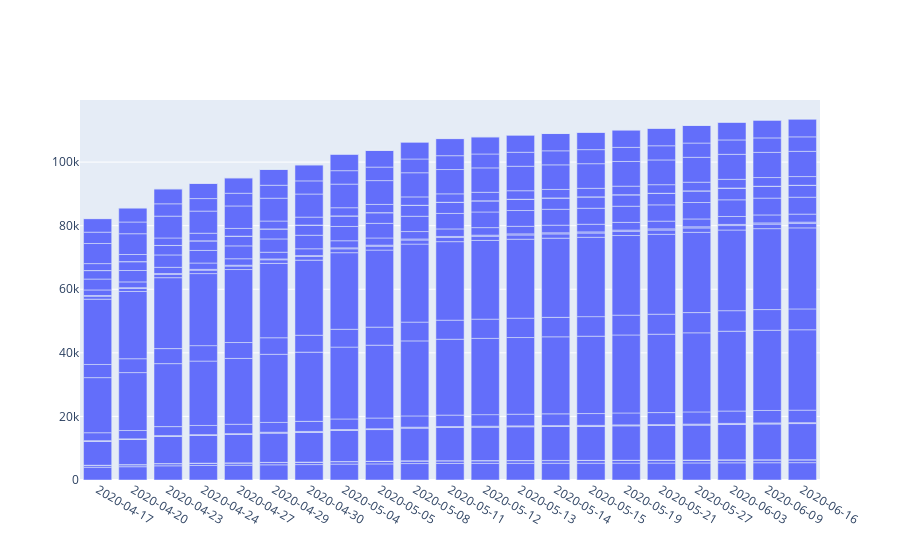

Write notebook code for a chart like this one.
### Code cell
data = go.Figure(go.Bar(
            x=df_unpivoted['date'],
            y=df_unpivoted['total']))

#layout = dict(
            #title="timeline meal orders",
            #xaxis = dict(
            #type="category", categoryorder="category ascending"))

#fig = dict(data=data, layout=layout)
data.update_layout(xaxis=dict(type="category", categoryorder="category ascending"))
data.show()
#plot(fig)

### Figure 1 — Plotly figure (JSON) as saved in the notebook; plotly's stock layout.template omitted (floating-point values rounded to 4 significant figures; data arrays with more than 128 entries replaced by an {"elided": "..."} marker saying what was removed)
{"data": [{"type": "bar", "x": {"elided": "441 str values"}, "y": {"elided": "441 int values"}}], "layout": {"xaxis": {"categoryorder": "category ascending", "type": "category"}}}
